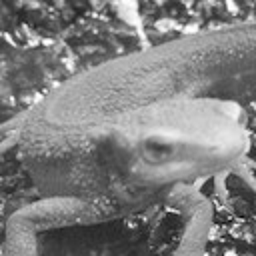
#> input picture imori.pgm, 256 x 256 px, found by its file name
$ python py_phase.py
#> lines starting #> are read from the running program, lines starting #| are printed output that depends on the picture; long printed decimals are rounded
### python/pfm.py
import cv2
import numpy as np


def write_pfm(filename, image_data):
    """
    Saves a NumPy array as a PFM file.

    Args:
        filename (str): The path to the output PFM file.
        image_data (np.ndarray): The image data to save (float32).
    """
    with open(filename, 'wb') as file:
        # Determine dimensions and number of channels
        if image_data.ndim == 2:
            height, width = image_data.shape
            channels = 1
            header = b'Pf\n'
        elif image_data.ndim == 3:
            height, width, channels = image_data.shape
            if channels == 1:
                header = b'Pf\n'
            elif channels == 3:
                header = b'PF\n'
            else:
                raise ValueError("Unsupported number of channels for PFM: must be 1 or 3.")
        else:
            raise ValueError("Unsupported image dimensions: must be 2D (grayscale) or 3D (color).")

        # Write PFM header
        file.write(header)
        file.write(f"{width} {height}\n".encode('ascii'))
        # Use -1.0 for little-endian byte order, which is common in Python/NumPy
        file.write(b'-1.0\n')

        # Ensure data is float32 and little-endian, then write it
        # PFM typically stores data upside-down, so flip it.
        # If image_data is already 3D and channels are last (e.g., HWC), no need to reshape for flatten.
        # If it's a single channel 3D array (H, W, 1), it's treated as grayscale.
        if channels == 1 and image_data.ndim == 3:
            image_data = image_data.squeeze() # Convert (H, W, 1) to (H, W)

        # Data should be in float32 format
        image_data = image_data.astype(np.float32)

        # PFM is usually stored bottom-up, so flipud for consistency with common readers
        image_data = np.flipud(image_data)

        file.write(image_data.tobytes())
    print(f"Successfully wrote PFM file to {filename}")

def save_pfm(corr_shift,filename):
    # corr_shift が複素2chか実数2Dかで処理を分ける
    if corr_shift.ndim == 3:
        # 2ch複素
        # f_transform_shifted = np.fft.fftshift(corr_shift, axes=(0, 1))
        # magnitude_spectrum = cv2.magnitude(f_transform_shifted[:, :, 0], f_transform_shifted[:, :, 1])
        # log_magnitude_spectrum = cv2.log(magnitude_spectrum + epsilon)

        # 実部・虚部を3chに分離してPFM保存用の配列を作る
        complex_fft_output_3ch = np.zeros((corr_shift.shape[0], corr_shift.shape[1], 3), dtype=np.float32)
        complex_fft_output_3ch[:, :, 0] = corr_shift[:, :, 0]  # real
        complex_fft_output_3ch[:, :, 1] = corr_shift[:, :, 1]  # imag
        complex_fft_output_3ch[:, :, 2] = 0.0  # ダミー
        write_pfm(filename, complex_fft_output_3ch)
        print(f"Complex FFT result saved as 3-channel PFM to {filename}")
    else:
        # 実数2D（例: 相関面のidft出力）
        # f_transform_shifted = np.fft.fftshift(corr_shift, axes=(0, 1))
        # magnitude_spectrum = np.abs(f_transform_shifted)
        # log_magnitude_spectrum = np.log(magnitude_spectrum + epsilon)
        # 実数としてPFMに保存
        real_pfm_path = 'out.pgm_fft_opencv_real.pfm'
        write_pfm(filename, corr_shift.astype(np.float32))
        print(f"Real-valued result saved as PFM to {filename}")

### python/py_phase.py
import cv2
import numpy as np
import pfm
import matplotlib.pyplot as plt
from PIL import Image

shift_x = 10
shift_y = 50

image_path = 'imori.pgm'
img_1 = cv2.imread(image_path, cv2.IMREAD_GRAYSCALE)
#> img_1 is the input picture: shape (256, 256); min 7, max 255, mean 129
img_2 = np.roll(np.roll(img_1, shift_y, axis=0), shift_x, axis=1)
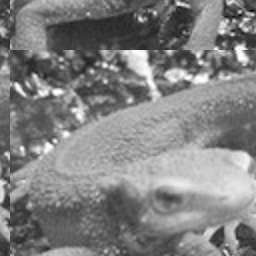
#> img_2: shape (256, 256); min 7, max 255, mean 129

img1_f32 = img_1.astype(np.float32)                     # CV_32FC1 相当
img2_f32 = img_2.astype(np.float32)                     # CV_32FC1 相当

cv2.imwrite("img_1.pfm",img1_f32)
cv2.imwrite("img_2.pfm",img2_f32,)

shift,response = cv2.phaseCorrelate(img1_f32,img2_f32)
#> shift = (10, 50); response = 1

print("shift:", shift, "response:", response)
#| shift: (10.000, 50.000) response: 1


shift,response = cv2.phaseCorrelate(img1_f32,img2_f32)

print("shift:", shift, "response:", response)
#| shift: (10.000, 50.000) response: 1

img1_f32_fft = cv2.dft(img1_f32, flags=cv2.DFT_COMPLEX_OUTPUT)  # shape=(H,W,2), fft[:,:,0]=Re, fft[:,:,1]=Im
pfm.save_pfm(img1_f32_fft,"cv_fft1.pfm")

img2_f32_fft = cv2.dft(img2_f32, flags=cv2.DFT_COMPLEX_OUTPUT)  # shape=(H,W,2), fft[:,:,0]=Re, fft[:,:,1]=Im
pfm.save_pfm(img2_f32_fft,"cv_fft2.pfm")

img_1_pfm = cv2.imread("img_1.pfm", cv2.IMREAD_GRAYSCALE)
img_2_pfm = cv2.imread("img_2.pfm", cv2.IMREAD_GRAYSCALE)

plt.subplot(1, 2, 1); plt.imshow(img_1_pfm, cmap="gray"); plt.axis("off"); plt.title("COMPLEX_OUT")
plt.subplot(1, 2, 2); plt.imshow(img_2_pfm, cmap="gray"); plt.axis("off"); plt.title("REAL_OUT")
plt.tight_layout()
plt.show()
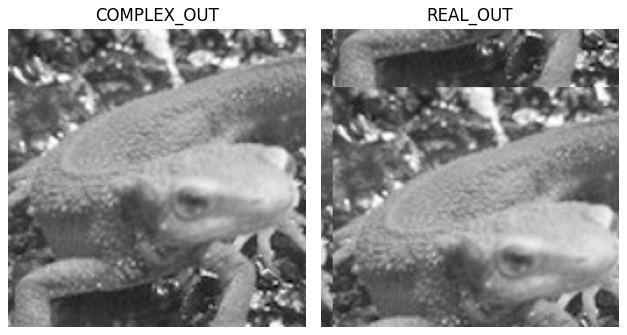
#> figure drawn by matplotlib, 2 panels
